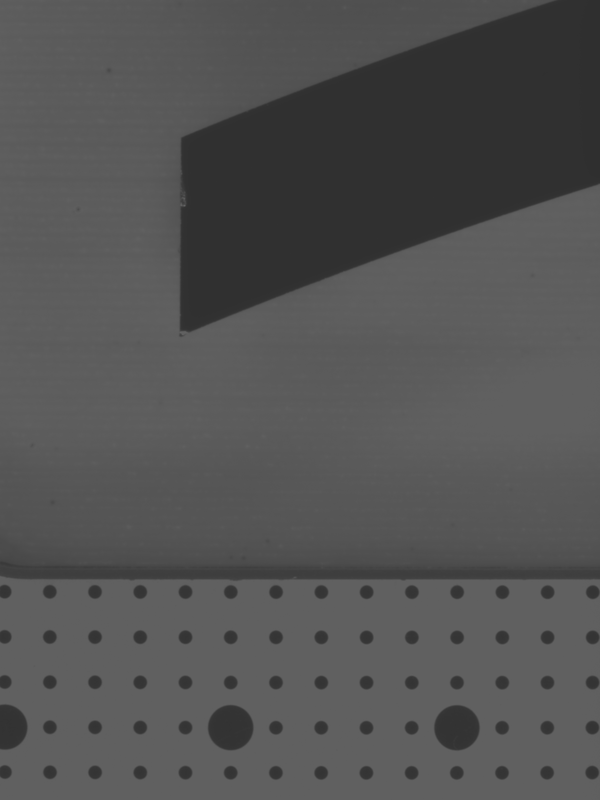
#> input picture data/smt_image/346604_20160916-194444_L.tif, 600 x 800 px, found by its file name
$ python test.py   (older library calls are emulated)
#> lines starting #> are read from the running program, lines starting #| are printed output that depends on the picture; after the words box and inside, x2 and y2 are one past the last pixel; in counts of white or black regions, pixels touching at a corner belong together
import cv2
import numpy as np

img = cv2.imread("./SmtImageData/346604_20160916-194444_L.tif")
#> img is the input picture: shape (800, 600, 3); min 47, max 100, mean 82.7
imgray = cv2.cvtColor(img,cv2.COLOR_BGR2GRAY)
cv2.imshow("gray", imgray)
ret,thresh = cv2.threshold(imgray,60,255,0)
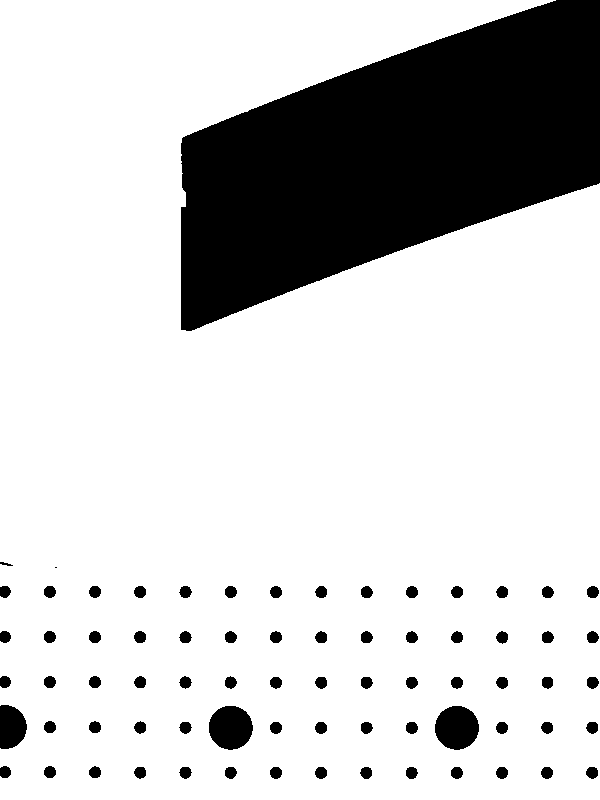
#> thresh: shape (800, 600); 80.5% white; 73 black regions (1 under 20 px), largest, box (x1, y1, x2, y2) and area: (181, 0, 600, 331) 82122, (209, 706, 253, 750) 1514, (435, 706, 479, 750) 1509
cv2.imshow("Thresh", thresh)
kernel = np.ones((3,3),np.uint8)
thresh = cv2.dilate(thresh,kernel,iterations = 1)
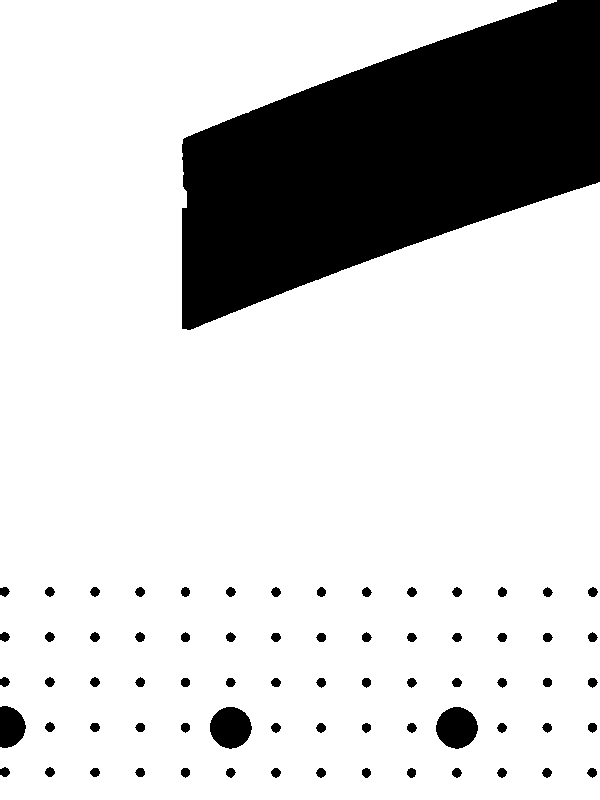
#> thresh: shape (800, 600); 81.4% white; 71 black regions, largest, box (x1, y1, x2, y2) and area: (182, 0, 600, 330) 80835, (210, 707, 252, 749) 1342, (436, 707, 478, 749) 1337
cv2.imshow("Eroded", thresh)
thresh = cv2.bitwise_not(thresh)
#> thresh: shape (800, 600); 18.6% white; 71 white regions
im2, contours, hierarchy = cv2.findContours(thresh,cv2.RETR_TREE,cv2.CHAIN_APPROX_SIMPLE)
#> contours = 71 contours; largest, box (x1, y1, x2, y2) and area: (182, 0, 600, 330) 80230, (210, 707, 252, 749) 1284, (436, 707, 478, 749) 1279, (0, 706, 26, 748) 813, (0, 767, 10, 777) 61
print(contours)
#> (printed output is left out)
cv2.drawContours(img, contours, -1, (0,255,0), 3)
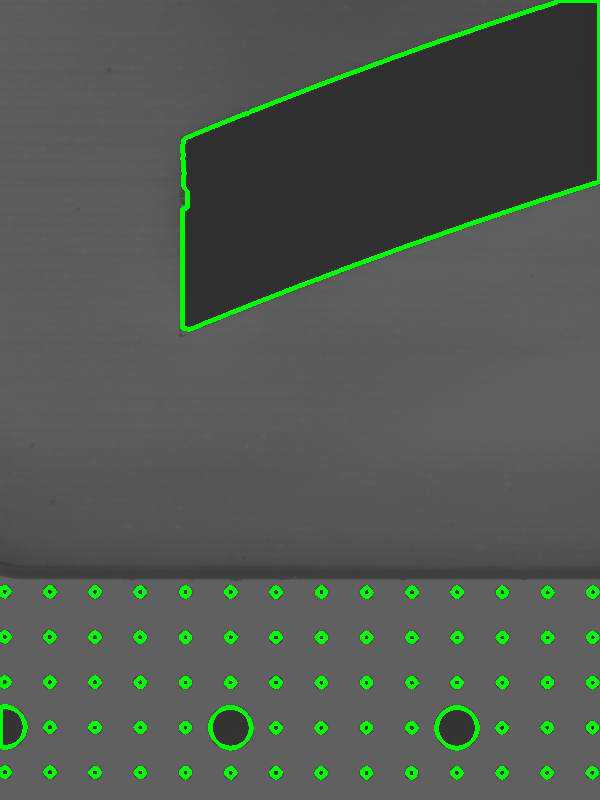
#> img: shape (800, 600, 3); 3.14% of pixels changed, all inside (x1, y1, x2, y2) = (0, 0, 600, 780)
cv2.imshow("Test", img)

$ run again, with data/smt_image/343216_20160805-142843_L.tif copied over data/smt_image/346604_20160916-194444_L.tif
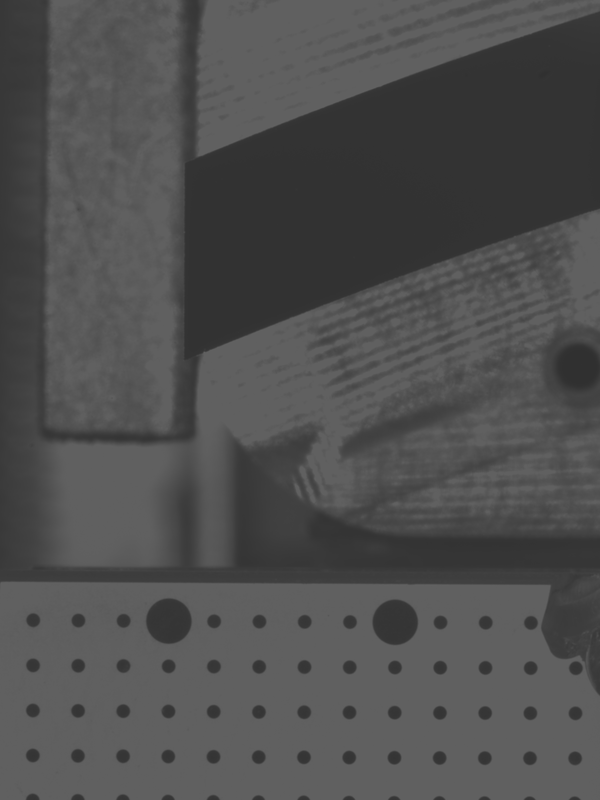
#> input picture data/smt_image/343216_20160805-142843_L.tif, 600 x 800 px, found by its file name
#> img is the input picture: shape (800, 600, 3); min 48, max 97, mean 78.9
#> `thresh = cv2.dilate(thresh,kernel,iterations = 1)`:
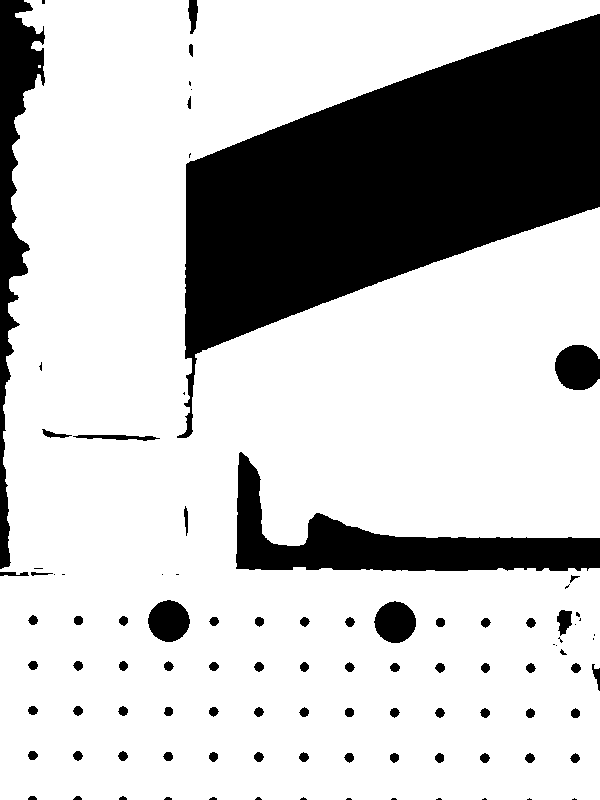
#> thresh: shape (800, 600); 76.4% white; 100 black regions (30 under 20 px), largest, box (x1, y1, x2, y2) and area: (177, 14, 600, 438) 80699, (236, 452, 600, 571) 14172, (0, 0, 45, 569) 8821
#> contours = 101 contours, 36 with area under 20; largest, box (x1, y1, x2, y2) and area: (177, 14, 600, 438) 79998, (236, 452, 600, 571) 13687, (0, 0, 45, 569) 8166, (555, 345, 600, 390) 1583, (148, 600, 190, 642) 1276
#> (printed output is left out)
#> `cv2.drawContours(img, contours, -1, (0,255,0), 3)`:
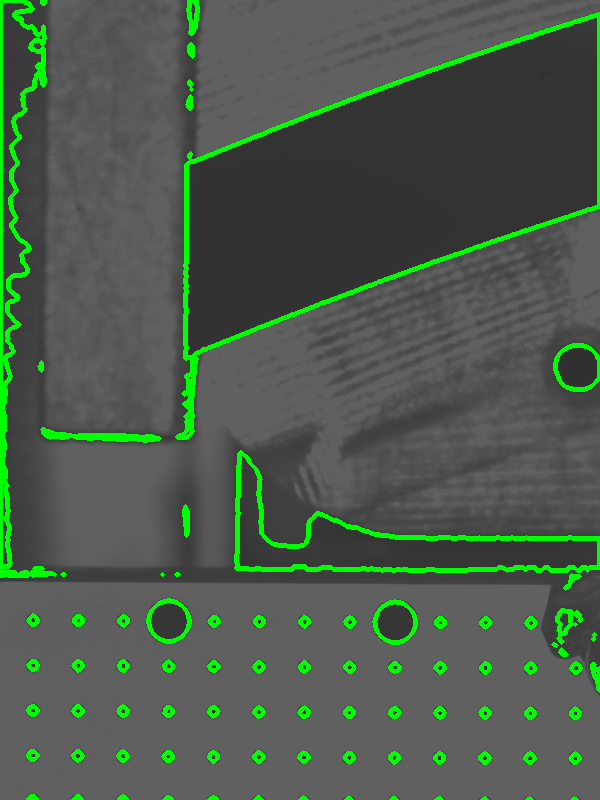
#> img: shape (800, 600, 3); 5.73% of pixels changed, all inside (x1, y1, x2, y2) = (0, 0, 600, 800)

$ run again, with data/smt_image/343622_20160722-094657_L.tif copied over data/smt_image/346604_20160916-194444_L.tif
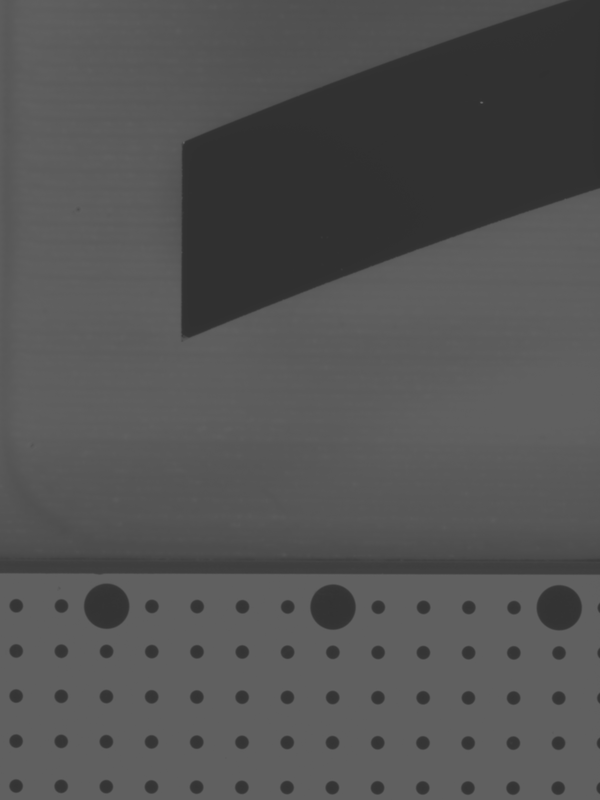
#> input picture data/smt_image/343622_20160722-094657_L.tif, 600 x 800 px, found by its file name
#> img is the input picture: shape (800, 600, 3); min 48, max 104, mean 82.8
#> `thresh = cv2.dilate(thresh,kernel,iterations = 1)`:
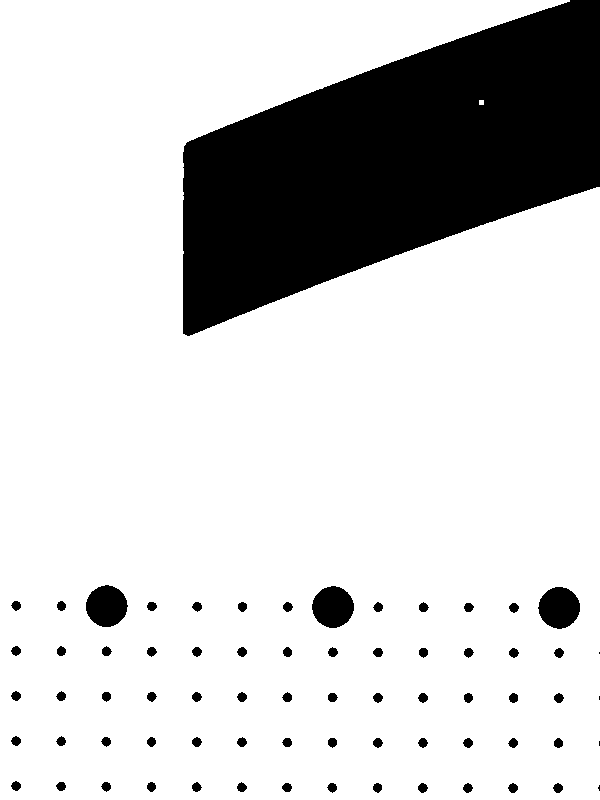
#> thresh: shape (800, 600); 81.4% white; 70 black regions (4 under 20 px), largest, box (x1, y1, x2, y2) and area: (183, 0, 600, 336) 80960, (312, 586, 354, 628) 1345, (86, 585, 128, 627) 1338
#> contours = 71 contours, 4 with area under 20; largest, box (x1, y1, x2, y2) and area: (183, 0, 600, 336) 80381, (312, 586, 354, 628) 1286, (538, 587, 580, 629) 1280, (86, 585, 128, 627) 1280, (553, 783, 563, 793) 59
#> (printed output is left out)
#> `cv2.drawContours(img, contours, -1, (0,255,0), 3)`:
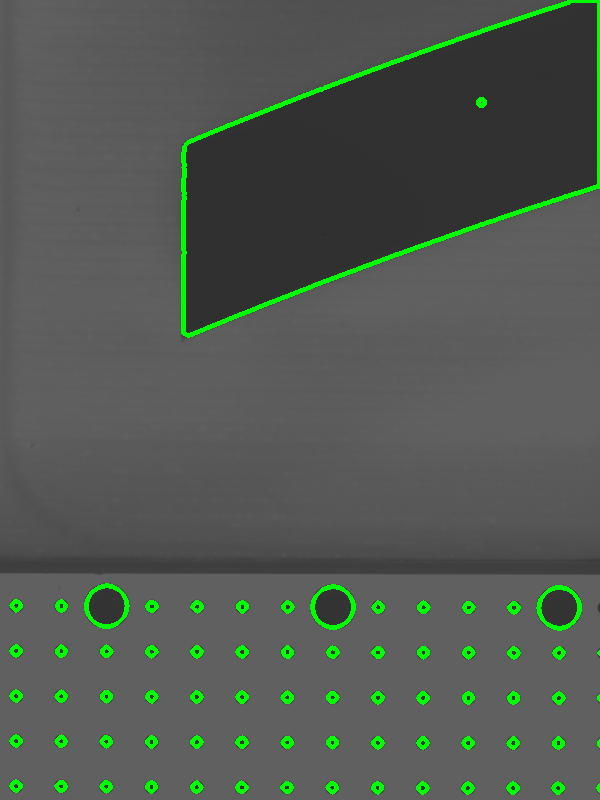
#> img: shape (800, 600, 3); 3.08% of pixels changed, all inside (x1, y1, x2, y2) = (9, 0, 600, 795)
